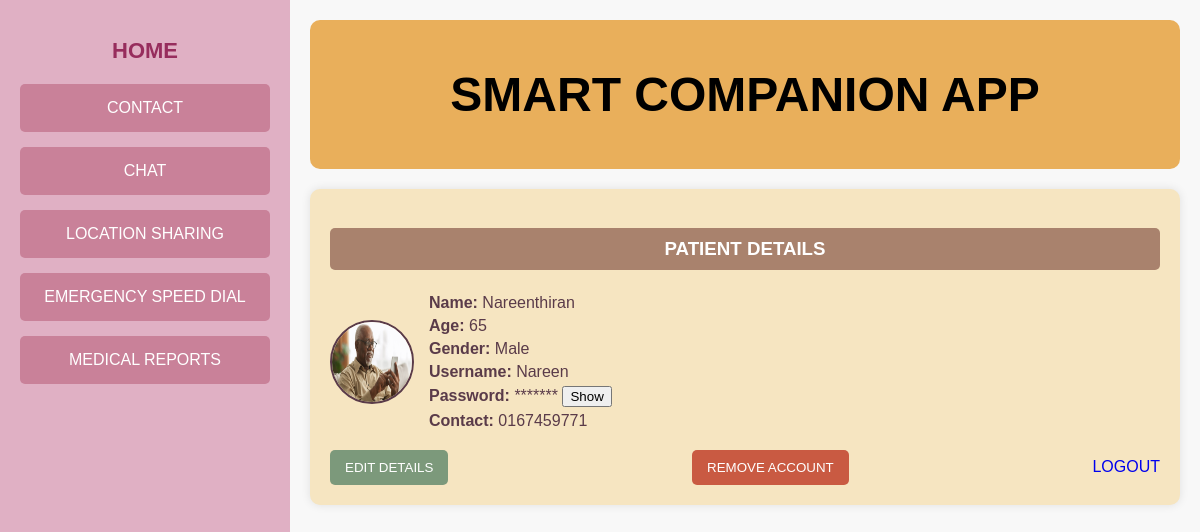
The page /userprofile (signed in) on the database its author committed.
### tables this page shows
CREATE TABLE user (
            id INTEGER PRIMARY KEY AUTOINCREMENT,
            name TEXT NOT NULL,
            age TEXT NOT NULL,
            gender TEXT NOT NULL,
            username TEXT NOT NULL,
            password TEXT NOT NULL,
            ph_num TEXT NOT NULL
        );

### app.py (the view)
@app.route("/userprofile", methods=["GET", "POST"])
def userprofile():
    db = get_db()
    cursor = db.cursor()
    user_id = session.get('user_id')
    str_user_id = str(user_id)
    if not user_id:
        return redirect(url_for('login'))
    cursor.execute('SELECT * FROM user WHERE id = ?',(user_id,))
    user = cursor.fetchone()
    db.close()
    with open("static/img_log/user/"+ str_user_id + ".txt", "r") as file:
        image_name = str(file.read())
        image_url= url_for('static', filename='uploads/'+ image_name )
    return render_template("User/u_profile.html", user=user, image_url=image_url, image_name=image_name)

### app.py (called while the page is built)
def get_db():
    if 'db' not in g:
        g.db = sqlite3.connect('project.db')
        g.db.row_factory = sqlite3.Row
    return g.db

### templates/User/u_profile.html (shortened to what this page needs)
<!DOCTYPE html>
<html lang="en">
<head>
    <link rel="stylesheet" href="static/profile.css">
</head>
<body>
    <div class="container">
        <div class="sidebar">
            <a href="{{ url_for('user') }}"><h2>HOME</h2></a>
            <a href="{{ url_for('contactuser') }}"><button class="nav-btn">CONTACT</button></a>
            <a href="{{ url_for('chatuser') }}"><button class="nav-btn">CHAT</button></a>
            <a href="{{ url_for('locationuser') }}"><button class="nav-btn">LOCATION SHARING</button></a>
            <a href="{{ url_for('emergencyuser') }}"><button class="nav-btn">EMERGENCY SPEED DIAL</button></a>
            <a href="{{ url_for('medicaluser') }}"><button class="nav-btn">MEDICAL REPORTS</button></a>
        </div>
        <div class="profile-section">
            <div class="header">
                <h1>SMART COMPANION APP</h1>
            </div>
            <div class="profile-card">
                <h3>PATIENT DETAILS</h3>
                 <div class="profile-content">
                    <img src="{{ image_url }}" alt="Profile Picture" class="profile-img">
                    <div class="profile-details">
                        <p><strong>Name:</strong> {{ user['name'] }}</p>
                        <p><strong>Age:</strong> {{ user['age'] }}</p>
                        <p><strong>Gender:</strong> {{ user['gender'] }}</p>
                        <p><strong>Username:</strong> {{ user['username'] }}</p>
                        <p>
                            <strong>Password:</strong>
                            <span id="password" data-password="{{ user['password'] }}"  type="password">*******</span>
                            <button onclick="togglePassword()">Show</button>
                        </p>
                        <p><strong>Contact:</strong> {{ user['ph_num'] }}</p>
                    </div>
                </div>
                <div class="buttons">
                    <button class="edit-btn" onclick="openPopup()">EDIT DETAILS</button>
                    <button class="remove-btn"  onclick="OpenPopup()">REMOVE ACCOUNT</button>
                    <a href="{{ url_for('logout') }}">LOGOUT</a>
                </div>
            </div>
        </div>
    </div>
</body>
</html>

### static/profile.css (style rules this page uses)
body { font-family: Arial, sans-serif; background-color: #f8f8f8; margin: 0; padding: 0; }
.container { display: flex; height: 100vh; }
.sidebar { width: 250px; background-color: #e0b0c4; padding: 20px; text-align: center; }
a { text-decoration: none; }
.sidebar h2 { color: #972d5d; font-size: 22px; margin-bottom: 20px; font-weight: bold; text-decoration: none; transition: color 0.3s ease; }
.nav-btn { display: block; width: 100%; padding: 15px; margin-bottom: 15px; background-color: #c98199; border: none; color: white; font-size: 16px; cursor: pointer; border-radius: 5px; }
.profile-section { flex-grow: 1; padding: 20px; }
.header { background-color: #e9af5b; padding: 15px; text-align: center; font-size: 24px; font-weight: bold; border-radius: 10px; }
.profile-card { background-color: #f6e5c1; padding: 20px; border-radius: 10px; margin-top: 20px; box-shadow: 0 0 10px rgba(0, 0, 0, 0.1); }
.profile-card h3 { background-color: #a9826d; color: white; text-align: center; padding: 10px; border-radius: 5px; }
.profile-content { display: flex; align-items: center; margin-top: 15px; }
.profile-img { width: 80px; height: 80px; border-radius: 50%; margin-right: 15px; border: 2px solid #5a3b49; }
.profile-details p { font-size: 16px; color: #5a3b49; margin: 5px 0; }
.buttons { display: flex; justify-content: space-between; align-items: center; margin-top: 15px; }
.edit-btn { background-color: #7c997b; color: white; padding: 10px 15px; border: none; border-radius: 5px; cursor: pointer; }
.remove-btn { background-color: #c95a42; color: white; padding: 10px 15px; border: none; border-radius: 5px; cursor: pointer; }

### rows shown on the page
user: name "Nareenthiran", age "65", gender "Male", username "Nareen", ph_num "0167459771"
